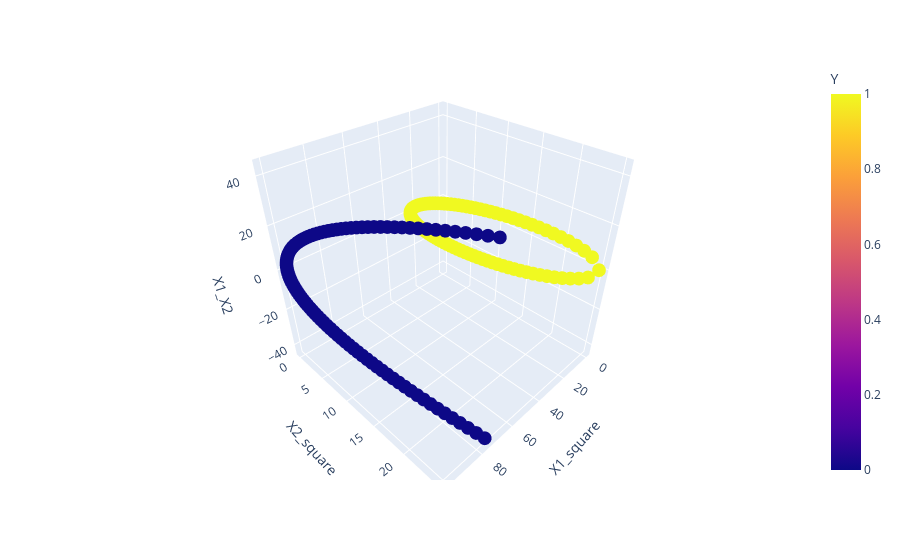

The code cell stored with this chart in its notebook:
### Code cell
px.scatter_3d(df,x='X1_square',y='X2_square',z='X1_X2',color='Y')

### Figure 1 — Plotly figure (JSON) as saved in the notebook; plotly's stock layout.template omitted (floating-point values rounded to 4 significant figures; data arrays with more than 128 entries replaced by an {"elided": "..."} marker saying what was removed)
{"data": [{"hovertemplate": "X1_square=%{x}<br>X2_square=%{y}<br>X1_X2=%{z}<br>Y=%{marker.color}<extra></extra>", "legendgroup": "", "marker": {"color": {"elided": "400 int values"}, "coloraxis": "coloraxis", "symbol": "circle"}, "mode": "markers", "name": "", "scene": "scene", "showlegend": false, "type": "scatter3d", "x": {"elided": "400 float values"}, "y": {"elided": "400 float values"}, "z": {"elided": "400 float values"}}], "layout": {"coloraxis": {"colorbar": {"title": {"text": "Y"}}, "colorscale": [[0, "#0d0887"], [0.1111, "#46039f"], [0.2222, "#7201a8"], [0.3333, "#9c179e"], [0.4444, "#bd3786"], [0.5556, "#d8576b"], [0.6667, "#ed7953"], [0.7778, "#fb9f3a"], [0.8889, "#fdca26"], [1, "#f0f921"]]}, "legend": {"tracegroupgap": 0}, "margin": {"t": 60}, "scene": {"domain": {"x": [0, 1], "y": [0, 1]}, "xaxis": {"title": {"text": "X1_square"}}, "yaxis": {"title": {"text": "X2_square"}}, "zaxis": {"title": {"text": "X1_X2"}}}}}
